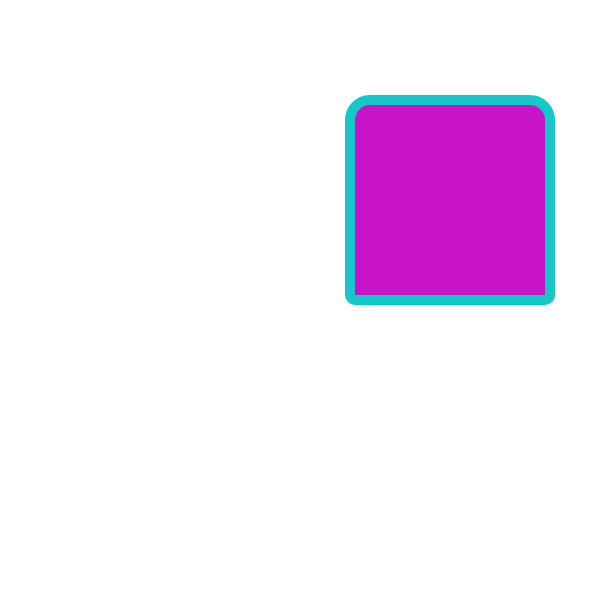
Frame 1 (no input)
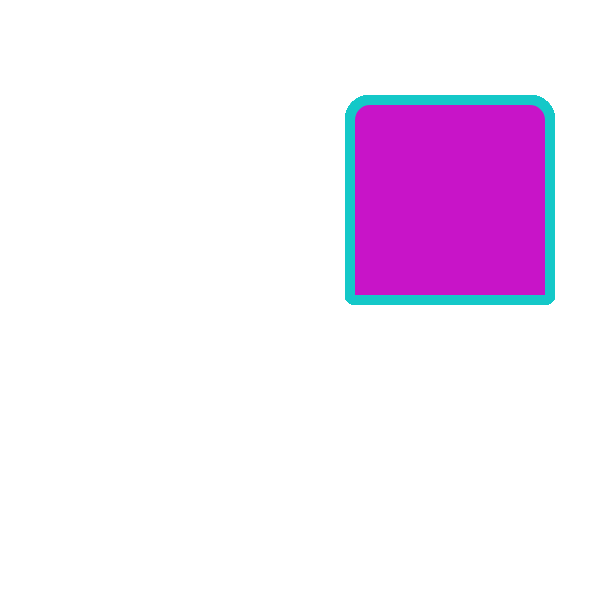
Frame 60 (no input)
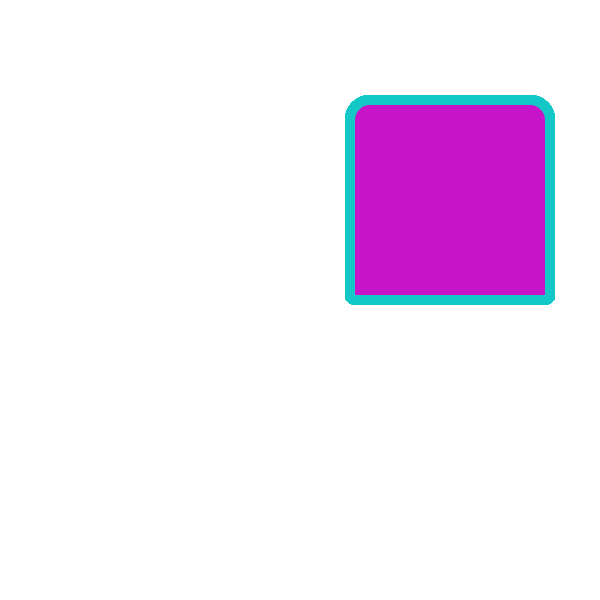
Frame 120 (the mouse pressed at the canvas centre since frame 60)

The p5.js sketch that drew these frames (run headless with seeded random() and noise() and a simulated clock; from frame 60 on, the mouse is pressed at the canvas centre):

// p5.js sketch
// ── sketch.js
function setup() {
  createCanvas(600, 600);
  noStroke();

background(255);
}

function draw() {
 stroke(20, 200, 200); //r, g, b
strokeWeight(10); //Width of stroke
fill(200, 20, 200); //r, g, b
rect(350, 100, 200, 200, 20, 20, 5, 5,)
}
